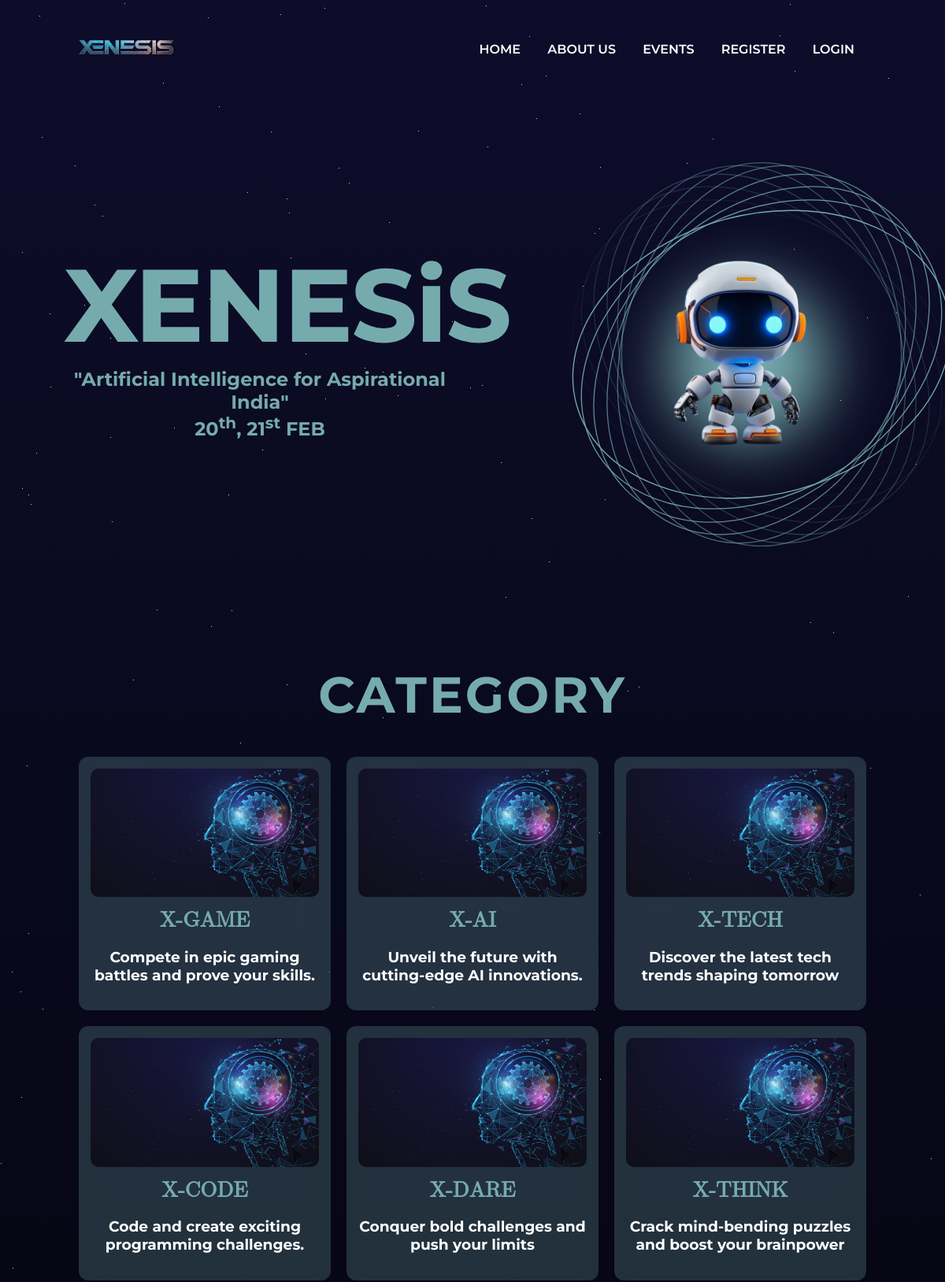
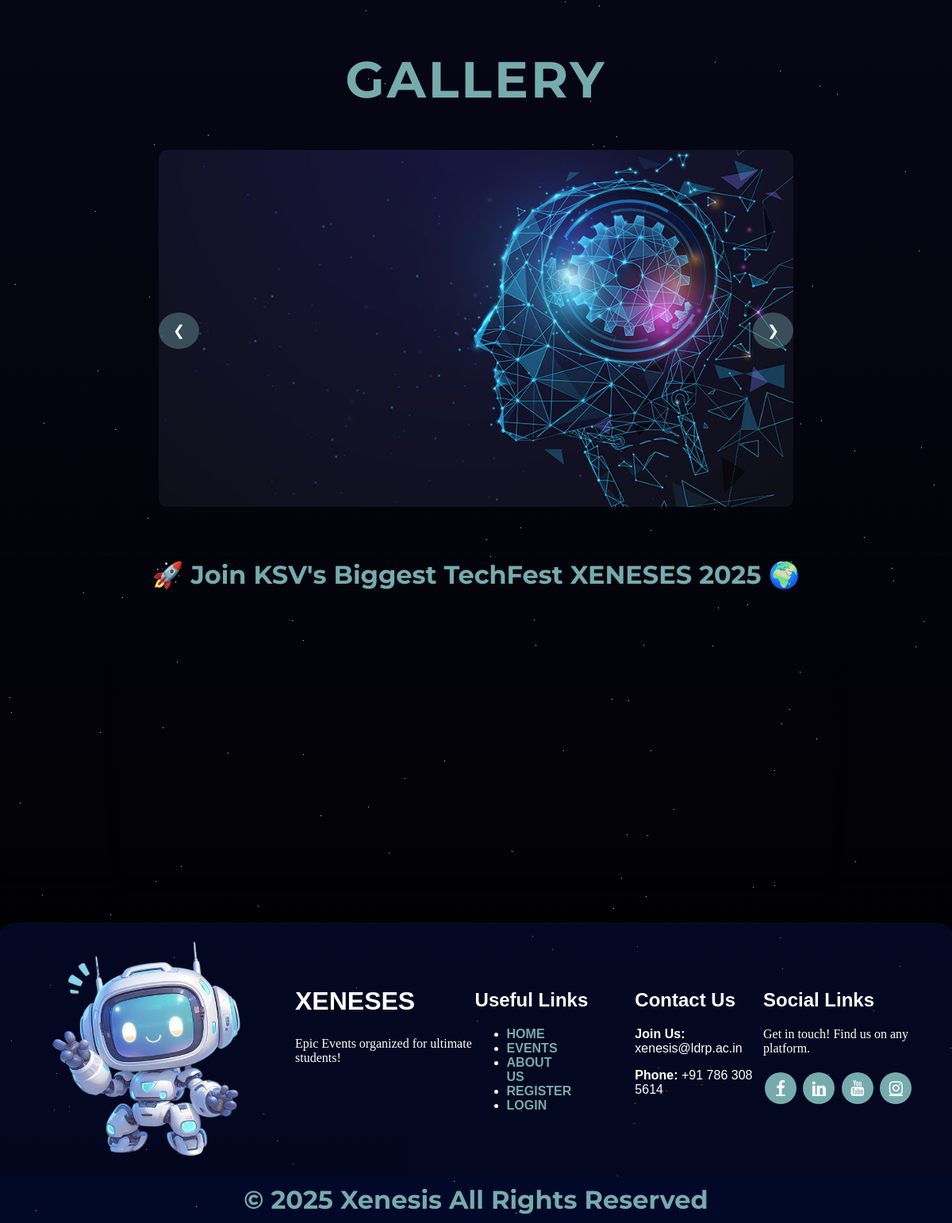
The page / on the database its author committed (2 pictures, top to bottom).
### tables this page shows
CREATE TABLE `category_master` (
  `category_id` int(11) NOT NULL,
  `category_name` varchar(100) NOT NULL,
  `category_desc` varchar(250) NOT NULL,
  `image_path` varchar(254) NOT NULL
);

### index.php (the view, shortened to what this page needs)
<?php
  require 'includes/scripts/connection.php';
?>
<!DOCTYPE html>
<html lang="en">
  <head>
    <link
      rel="stylesheet"
      href="https://cdnjs.cloudflare.com/ajax/libs/font-awesome/4.7.0/css/font-awesome.min.css"
    />
    <link rel="stylesheet" href="text.css" />
  </head>
  <body>
  <?php
       if(isset($_SESSION['xenesis_logedin_user_id'])){
           if($user_role == 3){
                   ?>
      <div class="navbar" id="navbar">
      <div class="logo">
        <a href="index.php" style="font-size: 20px"><img src="./assets/img/Xenesis_big_logo.png" alt="" style="height: 18px;"></a>
      </div>
      <div class="nav-links" id="nav-links">
      <a href="index.php">HOME</a>
        <a href="aboutus.php">ABOUT US</a>
        <a href="event.php">EVENTS</a>
        <a href="#">PROFILE</a>
        <?php
         }
        }else{?>
          <div class="navbar" id="navbar">
    <div class="logo">
    <a href="index.php" style="font-size: 20px"><img src="./assets/img/Xenesis_big_logo.png" alt="" style="height: 18px;"></a>
    </div>
    <div class="nav-links" id="nav-links">
      <a href="index.php">HOME</a>
      <a href="aboutus.php">ABOUT US</a>
      <a href="event.php">EVENTS</a>
      <a href="sign-up.php">REGISTER</a>
      <a href="sign-in.php">LOGIN</a>
<?php
        }
          ?>
      </div>
    </div>
    <div class="container1">
      <div class="left-container">
        <div class="content">
          <h2>XENESiS</h2>
          <h2>XENESiS</h2>
          <h3>
            "Artificial Intelligence for Aspirational India" <br />
            20<sup>th</sup>, 21<sup>st</sup> FEB
          </h3>
        </div>
      </div>
      <div class="right-container">
        <div class="hero-visual">
          <div class="hero__center">
            <div class="hero__center__appicon"></div>
          </div>
        </div>
      </div>
    </div>
    <h1 class="title">CATEGORY</h1>
    <div class="card-container">
    <?php
    function encryptId($id) {
      $key = "aryan5636";
      $iv = "1234567891011121";
      return base64_encode(openssl_encrypt($id, "AES-128-CTR", $key, 0, $iv));
  }
      $sql = "SELECT * FROM `category_master`";
      $result = mysqli_query($conn,$sql);
      while($row = mysqli_fetch_assoc($result)){
      $category_id = encryptId($row['category_id']);
    ?>
      <a href="event_department.php?id=<?php echo $category_id;?>" class="card">
        <img src="AI.jpg" alt="Card 1" />
        <h1><?php echo $row['category_name']; ?></h1>
        <h3><?php echo $row['category_desc'];?></h3>
      </a>
      <?php
        }
      ?>
    </div>
    <h1 class="title">GALLERY</h1>
    <div class="slider">
      <div class="slides">
        <div class="slide">
          <img src="AI.jpg" alt="Slide 1" />
        </div>
      </div>
      <div class="slider-buttons">
        <button class="slider-button" id="prevBtn">&#10094;</button>
        <button class="slider-button" id="nextBtn">&#10095;</button>
      </div>
    </div>
    <div class="particles"></div>
    <div class="star-background"></div>
    <div class="map-container">
      <h2 class="map-title">🚀 Join KSV's Biggest TechFest XENESES 2025 🌍</h2>
      <div class="map-frame">
        <iframe
          src="https://www.google.com/maps/embed?pb=!1m18!1m12!1m3!1d4160.473340968046!2d72.63624846756484!3d23.239306255795842!2m3!1f0!2f0!3f0!3m2!1i1024!2i768!4f13.1!3m3!1m2!1s0x395c2b933477ba9f%3A0xe440409e66bea08a!2sLDRP%20Institute%20of%20Technology%20and%20Research!5e0!3m2!1sen!2sin!4v1738168485228!5m2!1sen!2sin"
          width="1200"
          height="300"
          style="border: 0"
          allowfullscreen=""
          loading="lazy"
        ></iframe>
      </div>
    </div>
    <div class="footer-wrapper">
      <footer class="footer-container">
        <div class="robot-container">
          <img src="frobo.png" alt="Robot" class="robot" />
        </div>
        <div class="footer-content">
          <div class="about">
            <h2>XENESES</h2>
            <p>Epic Events organized for ultimate students!</p>
          </div>
          <div class="links">
            <h2>Useful Links</h2>
            <ul>
              <li><a href="index.php">HOME</a></li>
              <li><a href="event.php">EVENTS</a></li>
              <li><a href="aboutus.php">ABOUT US</a></li>
              <li><a href="sign-up.php">REGISTER</a></li>
              <li><a href="sign-in.php">LOGIN</a></li>
            </ul>
          </div>
          <div class="contact">
            <h2>Contact Us</h2>
            <p><strong>Join Us:</strong> xenesis@ldrp.ac.in</p>
            <p><strong>Phone:</strong> +91 786 308 5614</p>
          </div>
          <div class="social">
            <h2>Social Links</h2>
            <p>Get in touch! Find us on any platform.</p>
            <div class="icons">
              <a
                href="https://www.facebook.com/xenesisldrp/"
                class="fa fa-facebook"
              ></a>
              <a
                href="https://www.linkedin.com/school/ldrp-institute-of-technology-research-gujarat-technological-university-india/posts/?feedView=all"
                class="fa fa-linkedin"
              ></a>
              <a
                href="https://www.youtube.com/channel/UChJzTrldS4yNcTaN43TY53w"
                class="fa fa-youtube"
              ></a>
              <a
                href="https://www.instagram.com/xenesisldrp/"
                class="fa fa-instagram"
              ></a>
            </div>
          </div>
        </div>
      </footer>
      <div class="ftr">
        <h1>© 2025 Xenesis All Rights Reserved</h1>
      </div>
    </div>
  </body>
</html>

### index.php (style rules this page uses)
body, html { margin: 0; padding: 0; width: 100%; min-height: 100%; overflow-x: hidden; font-family: "Montserrat", sans-serif; background: linear-gradient(to bottom, #0d0d2b, #000000); color: white; }
h1 { font-size: 4em; margin-bottom: 0.5em; color: #76abae; }
p { font-size: 1.5em; margin-bottom: 1em; }
.particles { position: fixed; top: 0; left: 0; width: 100%; height: 100%; overflow: hidden; z-index: 1; }
.star-background { position: fixed; top: 0; left: 0; width: 100%; height: 100%; background: transparent; z-index: 0; }
:root { --brand: #76abae; --bg-primary: #222831; }
.container1 { height: 100vh; display: flex; justify-content: center; align-items: center; position: relative; text-align: center; padding: 0 20px; flex-direction: row; }
.left-container { flex: 1; display: flex; justify-content: center; align-items: center; padding-right: 20px; z-index: 2; }
.right-container { flex: 1; display: flex; justify-content: center; align-items: center; position: relative; z-index: 1; }
.hero-visual { position: relative; width: 80%; max-width: 500px; height: 500px; margin: 0 auto; }
.hero-visual::before { content: ""; position: absolute; top: 62%; left: 62%; z-index: 0; transform: translate(-50%, -50%); background: var(--brand); width: 200px; height: 200px; border-radius: 50%; filter: blur(40px); opacity: 0; transition: all cubic-bezier(0.5, 0.01, 0.14, 0.99) 600ms; }
.hero__center { height: 350px; width: 350px; position: absolute; display: flex; align-items: center; justify-content: center; top: 60%; left: 60%; z-index: 3; transform: translate(-50%, -50%); }
.hero__center__appicon { height: 380px; width: 380px; border-radius: 20px; background-size: 60% auto; background-position: center; background-repeat: no-repeat; background-image: url("robo.png"); opacity: 0; transition: all cubic-bezier(1, 0, 0.46, 1) 2s; }
.loading-done .hero-visual::before { opacity: 1; }
.loading-done .hero__center__appicon { opacity: 1; }

### rows shown on the page
category_master: category_name "X-GAME", category_desc "Compete in epic gaming battles and prove your skills."
category_master: category_name "X-AI", category_desc "Unveil the future with cutting-edge AI innovations."
category_master: category_name "X-TECH", category_desc "Discover the latest tech trends shaping tomorrow"
category_master: category_name "X-CODE", category_desc "Code and create exciting programming challenges."
category_master: category_name "X-DARE", category_desc "Conquer bold challenges and push your limits"
category_master: category_name "X-THINK", category_desc "Crack mind-bending puzzles and boost your brainpower"
